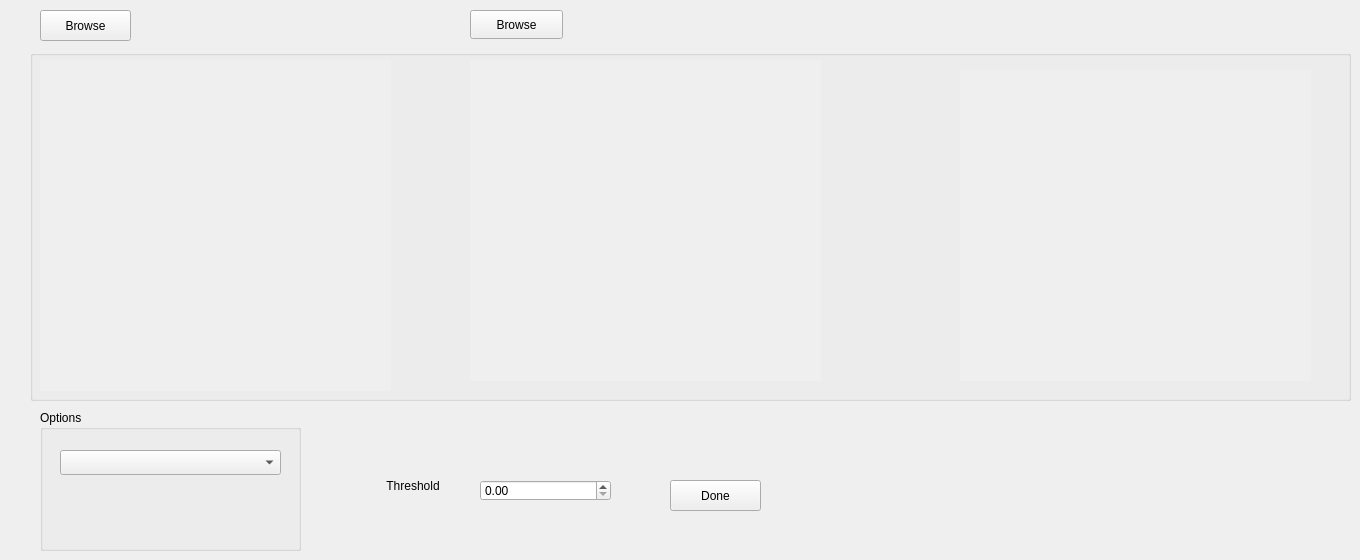
    <widget class="QWidget" name="tab_6">
     <attribute name="title">
      <string>Tab 8</string>
     </attribute>
     <widget class="QGroupBox" name="groupBox_2">
      <property name="geometry">
       <rect>
        <x>30</x>
        <y>50</y>
        <width>1321</width>
        <height>351</height>
       </rect>
      </property>
      <property name="title">
       <string/>
      </property>
      <widget class="QLabel" name="feature_1">
       <property name="geometry">
        <rect>
         <x>10</x>
         <y>10</y>
         <width>351</width>
         <height>331</height>
        </rect>
       </property>
       <property name="autoFillBackground">
        <bool>true</bool>
       </property>
       <property name="text">
        <string/>
       </property>
      </widget>
      <widget class="QLabel" name="feature_2">
       <property name="geometry">
        <rect>
         <x>440</x>
         <y>10</y>
         <width>351</width>
         <height>321</height>
        </rect>
       </property>
       <property name="autoFillBackground">
        <bool>true</bool>
       </property>
       <property name="text">
        <string/>
       </property>
      </widget>
      <widget class="QLabel" name="ssd_output">
       <property name="geometry">
        <rect>
         <x>930</x>
         <y>20</y>
         <width>351</width>
         <height>311</height>
        </rect>
       </property>
       <property name="autoFillBackground">
        <bool>true</bool>
       </property>
       <property name="text">
        <string/>
       </property>
      </widget>
      <zorder>feature_2</zorder>
      <zorder>ssd_output</zorder>
      <zorder>feature_1</zorder>
     </widget>
     <widget class="QGroupBox" name="matching_options">
      <property name="geometry">
       <rect>
        <x>40</x>
        <y>410</y>
        <width>261</width>
        <height>141</height>
       </rect>
      </property>
      <property name="title">
       <string>Options</string>
      </property>
      <widget class="QComboBox" name="matchingbox">
       <property name="geometry">
        <rect>
         <x>20</x>
         <y>40</y>
         <width>221</width>
         <height>25</height>
        </rect>
       </property>
       <item>
        <property name="text">
         <string/>
        </property>
       </item>
       <item>
        <property name="text">
         <string>Sum of squard differenced</string>
        </property>
       </item>
       <item>
        <property name="text">
         <string>Nomlized Correlation</string>
        </property>
       </item>
      </widget>
     </widget>
     <widget class="QPushButton" name="browse_feature">
      <property name="geometry">
       <rect>
        <x>40</x>
        <y>10</y>
        <width>91</width>
        <height>31</height>
       </rect>
      </property>
      <property name="text">
       <string>Browse</string>
      </property>
     </widget>
     <widget class="QPushButton" name="browse_frature2">
      <property name="geometry">
       <rect>
        <x>470</x>
        <y>10</y>
        <width>93</width>
        <height>29</height>
       </rect>
      </property>
      <property name="text">
       <string>Browse</string>
      </property>
     </widget>
     <widget class="QDoubleSpinBox" name="feature_threshold">
      <property name="geometry">
       <rect>
        <x>480</x>
        <y>480</y>
        <width>131</width>
        <height>21</height>
       </rect>
      </property>
     </widget>
     <widget class="QLabel" name="ssd_threshold">
      <property name="geometry">
       <rect>
        <x>360</x>
        <y>450</y>
        <width>111</width>
        <height>71</height>
       </rect>
      </property>
      <property name="text">
       <string>        Threshold</string>
      </property>
     </widget>
     <widget class="QPushButton" name="ssd_button">
      <property name="geometry">
       <rect>
        <x>670</x>
        <y>480</y>
        <width>91</width>
        <height>31</height>
       </rect>
      </property>
      <property name="text">
       <string>Done</string>
      </property>
     </widget>
    </widget>
